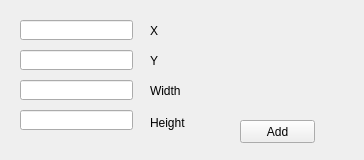
<?xml version="1.0" encoding="UTF-8"?>
<ui version="4.0">
 <class>rectangle</class>
 <widget class="QMainWindow" name="rectangle">
  <property name="geometry">
   <rect>
    <x>0</x>
    <y>0</y>
    <width>364</width>
    <height>160</height>
   </rect>
  </property>
  <property name="windowTitle">
   <string>AddRect</string>
  </property>
  <widget class="QWidget" name="centralwidget">
   <widget class="QLineEdit" name="xedit">
    <property name="geometry">
     <rect>
      <x>20</x>
      <y>20</y>
      <width>113</width>
      <height>20</height>
     </rect>
    </property>
   </widget>
   <widget class="QLineEdit" name="yedit">
    <property name="geometry">
     <rect>
      <x>20</x>
      <y>50</y>
      <width>113</width>
      <height>20</height>
     </rect>
    </property>
   </widget>
   <widget class="QLineEdit" name="wedit">
    <property name="geometry">
     <rect>
      <x>20</x>
      <y>80</y>
      <width>113</width>
      <height>20</height>
     </rect>
    </property>
   </widget>
   <widget class="QLineEdit" name="hedit">
    <property name="geometry">
     <rect>
      <x>20</x>
      <y>110</y>
      <width>113</width>
      <height>20</height>
     </rect>
    </property>
   </widget>
   <widget class="QLabel" name="label">
    <property name="geometry">
     <rect>
      <x>150</x>
      <y>25</y>
      <width>54</width>
      <height>12</height>
     </rect>
    </property>
    <property name="text">
     <string>X</string>
    </property>
   </widget>
   <widget class="QLabel" name="label_2">
    <property name="geometry">
     <rect>
      <x>150</x>
      <y>55</y>
      <width>54</width>
      <height>12</height>
     </rect>
    </property>
    <property name="text">
     <string>Y</string>
    </property>
   </widget>
   <widget class="QLabel" name="label_3">
    <property name="geometry">
     <rect>
      <x>150</x>
      <y>85</y>
      <width>54</width>
      <height>12</height>
     </rect>
    </property>
    <property name="text">
     <string>Width</string>
    </property>
   </widget>
   <widget class="QLabel" name="label_4">
    <property name="geometry">
     <rect>
      <x>150</x>
      <y>115</y>
      <width>54</width>
      <height>16</height>
     </rect>
    </property>
    <property name="text">
     <string>Height</string>
    </property>
   </widget>
   <widget class="QPushButton" name="addbtn">
    <property name="geometry">
     <rect>
      <x>240</x>
      <y>120</y>
      <width>75</width>
      <height>23</height>
     </rect>
    </property>
    <property name="text">
     <string>Add</string>
    </property>
   </widget>
  </widget>
 </widget>
 <resources/>
 <connections/>
</ui>
